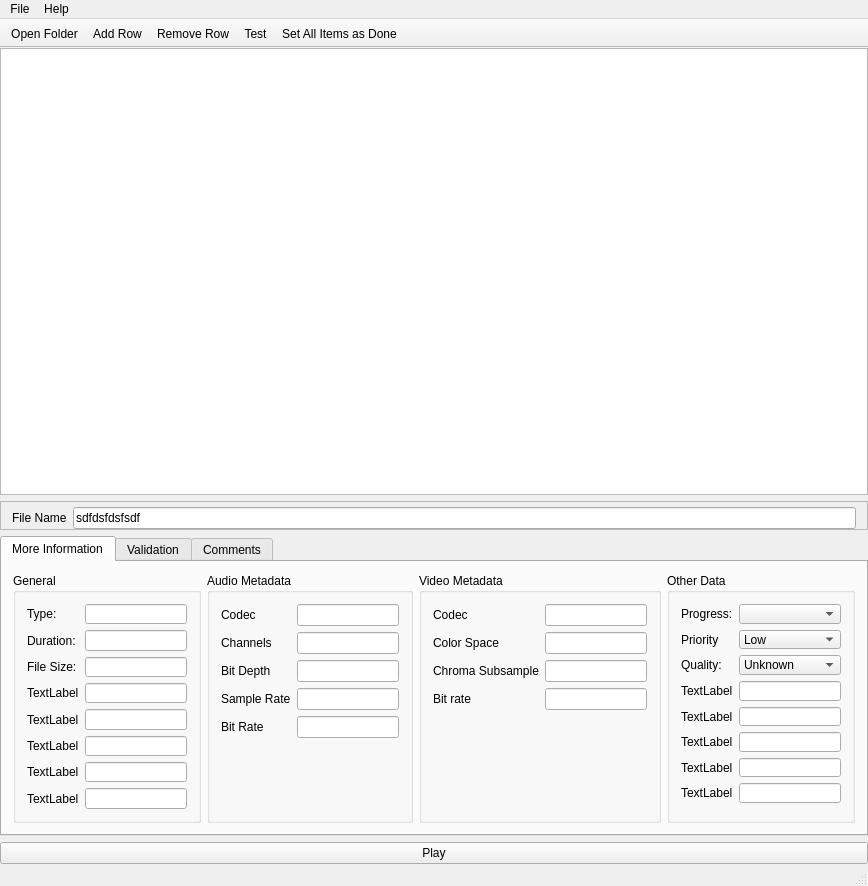
<?xml version="1.0" encoding="UTF-8"?>
<ui version="4.0">
 <class>MainWindow</class>
 <widget class="QMainWindow" name="MainWindow">
  <property name="geometry">
   <rect>
    <x>0</x>
    <y>0</y>
    <width>868</width>
    <height>886</height>
   </rect>
  </property>
  <property name="minimumSize">
   <size>
    <width>500</width>
    <height>300</height>
   </size>
  </property>
  <property name="windowTitle">
   <string>MainWindow</string>
  </property>
  <widget class="QWidget" name="centralWidget">
   <property name="minimumSize">
    <size>
     <width>0</width>
     <height>0</height>
    </size>
   </property>
   <layout class="QVBoxLayout" name="verticalLayout">
    <property name="leftMargin">
     <number>0</number>
    </property>
    <property name="topMargin">
     <number>0</number>
    </property>
    <property name="rightMargin">
     <number>0</number>
    </property>
    <property name="bottomMargin">
     <number>0</number>
    </property>
    <item>
     <widget class="QTreeView" name="FilesView"/>
    </item>
    <item>
     <widget class="QFrame" name="frame">
      <property name="frameShape">
       <enum>QFrame::StyledPanel</enum>
      </property>
      <property name="frameShadow">
       <enum>QFrame::Raised</enum>
      </property>
      <layout class="QHBoxLayout" name="horizontalLayout">
       <property name="topMargin">
        <number>5</number>
       </property>
       <property name="bottomMargin">
        <number>0</number>
       </property>
       <item>
        <widget class="QLabel" name="lbl_fileName">
         <property name="text">
          <string>File Name</string>
         </property>
         <property name="buddy">
          <cstring>le_fileName</cstring>
         </property>
        </widget>
       </item>
       <item>
        <widget class="QLineEdit" name="le_fileName">
         <property name="text">
          <string>sdfdsfdsfsdf</string>
         </property>
         <property name="readOnly">
          <bool>true</bool>
         </property>
        </widget>
       </item>
      </layout>
     </widget>
    </item>
    <item>
     <widget class="QTabWidget" name="tabWidget">
      <property name="maximumSize">
       <size>
        <width>16777215</width>
        <height>300</height>
       </size>
      </property>
      <property name="currentIndex">
       <number>0</number>
      </property>
      <widget class="QWidget" name="tab_moreinfo">
       <attribute name="title">
        <string>More Information</string>
       </attribute>
       <layout class="QGridLayout" name="gridLayout">
        <item row="0" column="1">
         <widget class="QGroupBox" name="groupBox">
          <property name="title">
           <string>General</string>
          </property>
          <layout class="QFormLayout" name="formLayout">
           <item row="2" column="0">
            <widget class="QLabel" name="lbl_duration">
             <property name="text">
              <string>Duration:</string>
             </property>
             <property name="buddy">
              <cstring>le_duration</cstring>
             </property>
            </widget>
           </item>
           <item row="2" column="1">
            <widget class="QLineEdit" name="le_duration">
             <property name="readOnly">
              <bool>true</bool>
             </property>
            </widget>
           </item>
           <item row="3" column="0">
            <widget class="QLabel" name="lbl_fileSize">
             <property name="text">
              <string>File Size:</string>
             </property>
             <property name="buddy">
              <cstring>le_file_size</cstring>
             </property>
            </widget>
           </item>
           <item row="3" column="1">
            <widget class="QLineEdit" name="le_file_size">
             <property name="readOnly">
              <bool>true</bool>
             </property>
            </widget>
           </item>
           <item row="4" column="0">
            <widget class="QLabel" name="label_5">
             <property name="text">
              <string>TextLabel</string>
             </property>
            </widget>
           </item>
           <item row="4" column="1">
            <widget class="QLineEdit" name="lineEdit_8">
             <property name="readOnly">
              <bool>true</bool>
             </property>
            </widget>
           </item>
           <item row="5" column="0">
            <widget class="QLabel" name="label_6">
             <property name="text">
              <string>TextLabel</string>
             </property>
            </widget>
           </item>
           <item row="5" column="1">
            <widget class="QLineEdit" name="lineEdit_5">
             <property name="readOnly">
              <bool>true</bool>
             </property>
            </widget>
           </item>
           <item row="6" column="0">
            <widget class="QLabel" name="label_7">
             <property name="text">
              <string>TextLabel</string>
             </property>
            </widget>
           </item>
           <item row="6" column="1">
            <widget class="QLineEdit" name="lineEdit_6">
             <property name="readOnly">
              <bool>true</bool>
             </property>
            </widget>
           </item>
           <item row="7" column="0">
            <widget class="QLabel" name="label">
             <property name="text">
              <string>TextLabel</string>
             </property>
            </widget>
           </item>
           <item row="7" column="1">
            <widget class="QLineEdit" name="lineEdit">
             <property name="readOnly">
              <bool>true</bool>
             </property>
            </widget>
           </item>
           <item row="8" column="0">
            <widget class="QLabel" name="label_8">
             <property name="text">
              <string>TextLabel</string>
             </property>
            </widget>
           </item>
           <item row="8" column="1">
            <widget class="QLineEdit" name="lineEdit_7">
             <property name="readOnly">
              <bool>true</bool>
             </property>
            </widget>
           </item>
           <item row="1" column="1">
            <widget class="QLineEdit" name="le_type">
             <property name="readOnly">
              <bool>true</bool>
             </property>
            </widget>
           </item>
           <item row="1" column="0">
            <widget class="QLabel" name="lbl_type">
             <property name="text">
              <string>Type:</string>
             </property>
             <property name="buddy">
              <cstring>le_type</cstring>
             </property>
            </widget>
           </item>
          </layout>
         </widget>
        </item>
        <item row="0" column="4">
         <widget class="QGroupBox" name="groupBox_2">
          <property name="title">
           <string>Other Data</string>
          </property>
          <layout class="QFormLayout" name="formLayout_2">
           <item row="2" column="0">
            <widget class="QLabel" name="lbl_priority">
             <property name="text">
              <string>Priority</string>
             </property>
             <property name="buddy">
              <cstring>cb_priority</cstring>
             </property>
            </widget>
           </item>
           <item row="3" column="0">
            <widget class="QLabel" name="lbl_quality">
             <property name="text">
              <string>Quality:</string>
             </property>
             <property name="buddy">
              <cstring>cb_quality</cstring>
             </property>
            </widget>
           </item>
           <item row="4" column="0">
            <widget class="QLabel" name="label_11">
             <property name="text">
              <string>TextLabel</string>
             </property>
            </widget>
           </item>
           <item row="4" column="1">
            <widget class="QLineEdit" name="lineEdit_11">
             <property name="readOnly">
              <bool>true</bool>
             </property>
            </widget>
           </item>
           <item row="5" column="0">
            <widget class="QLabel" name="label_12">
             <property name="text">
              <string>TextLabel</string>
             </property>
            </widget>
           </item>
           <item row="5" column="1">
            <widget class="QLineEdit" name="lineEdit_12">
             <property name="readOnly">
              <bool>true</bool>
             </property>
            </widget>
           </item>
           <item row="6" column="0">
            <widget class="QLabel" name="label_13">
             <property name="text">
              <string>TextLabel</string>
             </property>
            </widget>
           </item>
           <item row="6" column="1">
            <widget class="QLineEdit" name="lineEdit_13">
             <property name="readOnly">
              <bool>true</bool>
             </property>
            </widget>
           </item>
           <item row="7" column="0">
            <widget class="QLabel" name="label_14">
             <property name="text">
              <string>TextLabel</string>
             </property>
            </widget>
           </item>
           <item row="7" column="1">
            <widget class="QLineEdit" name="lineEdit_14">
             <property name="readOnly">
              <bool>true</bool>
             </property>
            </widget>
           </item>
           <item row="8" column="0">
            <widget class="QLabel" name="label_15">
             <property name="text">
              <string>TextLabel</string>
             </property>
            </widget>
           </item>
           <item row="8" column="1">
            <widget class="QLineEdit" name="lineEdit_15">
             <property name="readOnly">
              <bool>true</bool>
             </property>
            </widget>
           </item>
           <item row="1" column="0">
            <widget class="QLabel" name="lbl_progress">
             <property name="text">
              <string>Progress:</string>
             </property>
             <property name="buddy">
              <cstring>cb_progress</cstring>
             </property>
            </widget>
           </item>
           <item row="2" column="1">
            <widget class="QComboBox" name="cb_priority">
             <property name="currentText">
              <string>Low</string>
             </property>
             <item>
              <property name="text">
               <string>Low</string>
              </property>
             </item>
             <item>
              <property name="text">
               <string>Normal</string>
              </property>
             </item>
             <item>
              <property name="text">
               <string>High</string>
              </property>
             </item>
            </widget>
           </item>
           <item row="1" column="1">
            <widget class="QComboBox" name="cb_progress"/>
           </item>
           <item row="3" column="1">
            <widget class="QComboBox" name="cb_quality">
             <property name="frame">
              <bool>true</bool>
             </property>
             <item>
              <property name="text">
               <string>Unknown</string>
              </property>
             </item>
             <item>
              <property name="text">
               <string>Passed</string>
              </property>
             </item>
             <item>
              <property name="text">
               <string>Failed</string>
              </property>
             </item>
            </widget>
           </item>
           <item row="9" column="1">
            <widget class="QWidget" name="widget" native="true"/>
           </item>
          </layout>
         </widget>
        </item>
        <item row="0" column="2">
         <widget class="QGroupBox" name="groupBox_3">
          <property name="title">
           <string>Audio Metadata</string>
          </property>
          <layout class="QFormLayout" name="formLayout_3">
           <item row="0" column="0">
            <widget class="QLabel" name="lbl_audioCodec">
             <property name="text">
              <string>Codec</string>
             </property>
             <property name="buddy">
              <cstring>le_audioCodec</cstring>
             </property>
            </widget>
           </item>
           <item row="0" column="1">
            <widget class="QLineEdit" name="le_audioCodec"/>
           </item>
           <item row="2" column="0">
            <widget class="QLabel" name="lbl_audioChannels">
             <property name="text">
              <string>Channels</string>
             </property>
             <property name="buddy">
              <cstring>le_audioChannels</cstring>
             </property>
            </widget>
           </item>
           <item row="2" column="1">
            <widget class="QLineEdit" name="le_audioChannels"/>
           </item>
           <item row="4" column="0">
            <widget class="QLabel" name="lbl_audioBitDepth">
             <property name="text">
              <string>Bit Depth</string>
             </property>
             <property name="buddy">
              <cstring>le_audioBitDepth</cstring>
             </property>
            </widget>
           </item>
           <item row="4" column="1">
            <widget class="QLineEdit" name="le_audioBitDepth"/>
           </item>
           <item row="5" column="0">
            <widget class="QLabel" name="lbl_audioSampleRate">
             <property name="text">
              <string>Sample Rate</string>
             </property>
             <property name="buddy">
              <cstring>le_audioSampleRate</cstring>
             </property>
            </widget>
           </item>
           <item row="5" column="1">
            <widget class="QLineEdit" name="le_audioSampleRate"/>
           </item>
           <item row="6" column="0">
            <widget class="QLabel" name="lbl_audioBitRate">
             <property name="text">
              <string>Bit Rate</string>
             </property>
             <property name="buddy">
              <cstring>le_audioBitRate</cstring>
             </property>
            </widget>
           </item>
           <item row="6" column="1">
            <widget class="QLineEdit" name="le_audioBitRate"/>
           </item>
          </layout>
         </widget>
        </item>
        <item row="0" column="3">
         <widget class="QGroupBox" name="groupBox_4">
          <property name="title">
           <string>Video Metadata</string>
          </property>
          <layout class="QFormLayout" name="formLayout_4">
           <item row="0" column="0">
            <widget class="QLabel" name="label_23">
             <property name="text">
              <string>Codec</string>
             </property>
            </widget>
           </item>
           <item row="0" column="1">
            <widget class="QLineEdit" name="lineEdit_21"/>
           </item>
           <item row="1" column="0">
            <widget class="QLabel" name="label_24">
             <property name="text">
              <string>Color Space</string>
             </property>
            </widget>
           </item>
           <item row="1" column="1">
            <widget class="QLineEdit" name="lineEdit_22"/>
           </item>
           <item row="2" column="0">
            <widget class="QLabel" name="label_25">
             <property name="text">
              <string>Chroma Subsample</string>
             </property>
            </widget>
           </item>
           <item row="2" column="1">
            <widget class="QLineEdit" name="lineEdit_23"/>
           </item>
           <item row="3" column="0">
            <widget class="QLabel" name="label_26">
             <property name="text">
              <string>Bit rate</string>
             </property>
            </widget>
           </item>
           <item row="3" column="1">
            <widget class="QLineEdit" name="lineEdit_24"/>
           </item>
          </layout>
         </widget>
        </item>
       </layout>
      </widget>
      <widget class="QWidget" name="tab_validation">
       <attribute name="title">
        <string>Validation</string>
       </attribute>
       <widget class="QLabel" name="label_17">
        <property name="geometry">
         <rect>
          <x>220</x>
          <y>80</y>
          <width>251</width>
          <height>16</height>
         </rect>
        </property>
        <property name="text">
         <string>Put something here</string>
        </property>
       </widget>
      </widget>
      <widget class="QWidget" name="tab_comments">
       <attribute name="title">
        <string>Comments</string>
       </attribute>
       <layout class="QVBoxLayout" name="verticalLayout_2">
        <property name="leftMargin">
         <number>0</number>
        </property>
        <property name="topMargin">
         <number>0</number>
        </property>
        <property name="rightMargin">
         <number>0</number>
        </property>
        <property name="bottomMargin">
         <number>0</number>
        </property>
        <item>
         <widget class="QTextEdit" name="textEdit"/>
        </item>
       </layout>
      </widget>
     </widget>
    </item>
    <item>
     <widget class="QPushButton" name="btn_play">
      <property name="text">
       <string>Play</string>
      </property>
     </widget>
    </item>
   </layout>
  </widget>
  <widget class="QMenuBar" name="menuBar">
   <property name="geometry">
    <rect>
     <x>0</x>
     <y>0</y>
     <width>868</width>
     <height>21</height>
    </rect>
   </property>
   <widget class="QMenu" name="menuFile">
    <property name="title">
     <string>File</string>
    </property>
    <addaction name="actionOpen_Folder"/>
    <addaction name="separator"/>
    <addaction name="actionExit"/>
   </widget>
   <widget class="QMenu" name="menuHelp">
    <property name="title">
     <string>Help</string>
    </property>
    <addaction name="separator"/>
    <addaction name="actionAbout"/>
   </widget>
   <addaction name="menuFile"/>
   <addaction name="menuHelp"/>
  </widget>
  <widget class="QToolBar" name="mainToolBar">
   <property name="movable">
    <bool>false</bool>
   </property>
   <property name="floatable">
    <bool>true</bool>
   </property>
   <attribute name="toolBarArea">
    <enum>TopToolBarArea</enum>
   </attribute>
   <attribute name="toolBarBreak">
    <bool>false</bool>
   </attribute>
   <addaction name="actionOpen_Folder"/>
   <addaction name="actionAdd_Row"/>
   <addaction name="actionRemove_Row"/>
   <addaction name="actionTest"/>
   <addaction name="actionSet_All_Items_as_Done"/>
  </widget>
  <widget class="QStatusBar" name="statusBar"/>
  <action name="actionOpen_Folder">
   <property name="text">
    <string>Open Folder...</string>
   </property>
  </action>
  <action name="actionExit">
   <property name="text">
    <string>Exit</string>
   </property>
  </action>
  <action name="actionAdd_Row">
   <property name="text">
    <string>Add Row</string>
   </property>
  </action>
  <action name="actionTest">
   <property name="text">
    <string>Test</string>
   </property>
  </action>
  <action name="actionRemove_Row">
   <property name="text">
    <string>Remove Row</string>
   </property>
  </action>
  <action name="actionAbout">
   <property name="text">
    <string>About</string>
   </property>
  </action>
  <action name="actionSet_All_Items_as_Done">
   <property name="text">
    <string>Set All Items as Done</string>
   </property>
  </action>
 </widget>
 <layoutdefault spacing="6" margin="11"/>
 <resources/>
 <connections/>
</ui>
